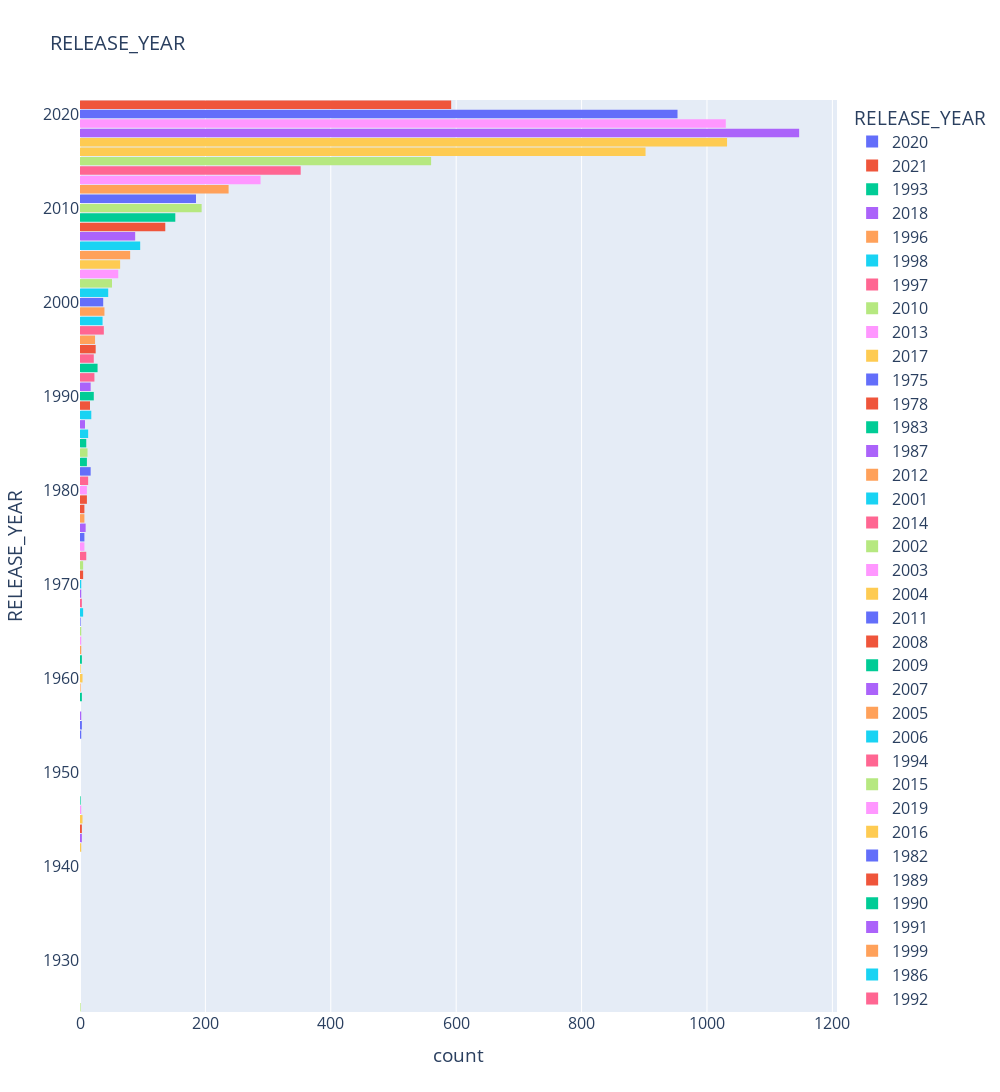

This figure's notebook cell:
### Markdown cell above
### <span style="color:#FF0000"><b>8. Netflix Content Release Year Distribution:</b></span>

### Code cell
import plotly.express as px

# Filter out years 1930 and 1940
filtered_data = netflix_data[~netflix_data['RELEASE_YEAR'].isin([1930, 1940])]

# Create histogram
fig = px.histogram(
    filtered_data,
    y="RELEASE_YEAR",
    title="RELEASE_YEAR",
    color="RELEASE_YEAR"
)

fig.update_layout(
    bargap=0.1,
    height=2000,
    width=1000,
    title_font=dict(size=20),
    font=dict(size=16)
)

# Export to standalone HTML
fig.write_html("netflix_release_year_histogram.html", include_plotlyjs='cdn', full_html=True)

# Optional: display in notebook as well
fig.show()

### Figure 1 — Plotly figure (JSON) as saved in the notebook; plotly's stock layout.template omitted (floating-point values rounded to 4 significant figures; data arrays with more than 128 entries replaced by an {"elided": "..."} marker saying what was removed)
{"data": [{"alignmentgroup": "True", "bingroup": "y", "hovertemplate": "RELEASE_YEAR=%{y}<br>count=%{x}<extra></extra>", "legendgroup": "2020", "marker": {"color": "#636efa", "pattern": {"shape": ""}}, "name": "2020", "offsetgroup": "2020", "orientation": "h", "showlegend": true, "type": "histogram", "xaxis": "x", "y": {"elided": "953 int values"}, "yaxis": "y"}, {"alignmentgroup": "True", "bingroup": "y", "hovertemplate": "RELEASE_YEAR=%{y}<br>count=%{x}<extra></extra>", "legendgroup": "2021", "marker": {"color": "#EF553B", "pattern": {"shape": ""}}, "name": "2021", "offsetgroup": "2021", "orientation": "h", "showlegend": true, "type": "histogram", "xaxis": "x", "y": {"elided": "592 int values"}, "yaxis": "y"}, {"alignmentgroup": "True", "bingroup": "y", "hovertemplate": "RELEASE_YEAR=%{y}<br>count=%{x}<extra></extra>", "legendgroup": "1993", "marker": {"color": "#00cc96", "pattern": {"shape": ""}}, "name": "1993", "offsetgroup": "1993", "orientation": "h", "showlegend": true, "type": "histogram", "xaxis": "x", "y": [1993, 1993, 1993, 1993, 1993, 1993, 1993, 1993, 1993, 1993, 1993, 1993, 1993, 1993, 1993, 1993, 1993, 1993, 1993, 1993, 1993, 1993, 1993, 1993, 1993, 1993, 1993, 1993], "yaxis": "y"}, {"alignmentgroup": "True", "bingroup": "y", "hovertemplate": "RELEASE_YEAR=%{y}<br>count=%{x}<extra></extra>", "legendgroup": "2018", "marker": {"color": "#ab63fa", "pattern": {"shape": ""}}, "name": "2018", "offsetgroup": "2018", "orientation": "h", "showlegend": true, "type": "histogram", "xaxis": "x", "y": {"elided": "1147 int values"}, "yaxis": "y"}, {"alignmentgroup": "True", "bingroup": "y", "hovertemplate": "RELEASE_YEAR=%{y}<br>count=%{x}<extra></extra>", "legendgroup": "1996", "marker": {"color": "#FFA15A", "pattern": {"shape": ""}}, "name": "1996", "offsetgroup": "1996", "orientation": "h", "showlegend": true, "type": "histogram", "xaxis": "x", "y": [1996, 1996, 1996, 1996, 1996, 1996, 1996, 1996, 1996, 1996, 1996, 1996, 1996, 1996, 1996, 1996, 1996, 1996, 1996, 1996, 1996, 1996, 1996, 1996], "yaxis": "y"}, {"alignmentgroup": "True", "bingroup": "y", "hovertemplate": "RELEASE_YEAR=%{y}<br>count=%{x}<extra></extra>", "legendgroup": "1998", "marker": {"color": "#19d3f3", "pattern": {"shape": ""}}, "name": "1998", "offsetgroup": "1998", "orientation": "h", "showlegend": true, "type": "histogram", "xaxis": "x", "y": [1998, 1998, 1998, 1998, 1998, 1998, 1998, 1998, 1998, 1998, 1998, 1998, 1998, 1998, 1998, 1998, 1998, 1998, 1998, 1998, 1998, 1998, 1998, 1998, 1998, 1998, 1998, 1998, 1998, 1998, 1998, 1998, 1998, 1998, 1998, 1998], "yaxis": "y"}, {"alignmentgroup": "True", "bingroup": "y", "hovertemplate": "RELEASE_YEAR=%{y}<br>count=%{x}<extra></extra>", "legendgroup": "1997", "marker": {"color": "#FF6692", "pattern": {"shape": ""}}, "name": "1997", "offsetgroup": "1997", "orientation": "h", "showlegend": true, "type": "histogram", "xaxis": "x", "y": [1997, 1997, 1997, 1997, 1997, 1997, 1997, 1997, 1997, 1997, 1997, 1997, 1997, 1997, 1997, 1997, 1997, 1997, 1997, 1997, 1997, 1997, 1997, 1997, 1997, 1997, 1997, 1997, 1997, 1997, 1997, 1997, 1997, 1997, 1997, 1997, 1997, 1997], "yaxis": "y"}, {"alignmentgroup": "True", "bingroup": "y", "hovertemplate": "RELEASE_YEAR=%{y}<br>count=%{x}<extra></extra>", "legendgroup": "2010", "marker": {"color": "#B6E880", "pattern": {"shape": ""}}, "name": "2010", "offsetgroup": "2010", "orientation": "h", "showlegend": true, "type": "histogram", "xaxis": "x", "y": {"elided": "194 int values"}, "yaxis": "y"}, {"alignmentgroup": "True", "bingroup": "y", "hovertemplate": "RELEASE_YEAR=%{y}<br>count=%{x}<extra></extra>", "legendgroup": "2013", "marker": {"color": "#FF97FF", "pattern": {"shape": ""}}, "name": "2013", "offsetgroup": "2013", "orientation": "h", "showlegend": true, "type": "histogram", "xaxis": "x", "y": {"elided": "288 int values"}, "yaxis": "y"}, {"alignmentgroup": "True", "bingroup": "y", "hovertemplate": "RELEASE_YEAR=%{y}<br>count=%{x}<extra></extra>", "legendgroup": "2017", "marker": {"color": "#FECB52", "pattern": {"shape": ""}}, "name": "2017", "offsetgroup": "2017", "orientation": "h", "showlegend": true, "type": "histogram", "xaxis": "x", "y": {"elided": "1032 int values"}, "yaxis": "y"}, {"alignmentgroup": "True", "bingroup": "y", "hovertemplate": "RELEASE_YEAR=%{y}<br>count=%{x}<extra></extra>", "legendgroup": "1975", "marker": {"color": "#636efa", "pattern": {"shape": ""}}, "name": "1975", "offsetgroup": "1975", "orientation": "h", "showlegend": true, "type": "histogram", "xaxis": "x", "y": [1975, 1975, 1975, 1975, 1975, 1975, 1975], "yaxis": "y"}, {"alignmentgroup": "True", "bingroup": "y", "hovertemplate": "RELEASE_YEAR=%{y}<br>count=%{x}<extra></extra>", "legendgroup": "1978", "marker": {"color": "#EF553B", "pattern": {"shape": ""}}, "name": "1978", "offsetgroup": "1978", "orientation": "h", "showlegend": true, "type": "histogram", "xaxis": "x", "y": [1978, 1978, 1978, 1978, 1978, 1978, 1978], "yaxis": "y"}, {"alignmentgroup": "True", "bingroup": "y", "hovertemplate": "RELEASE_YEAR=%{y}<br>count=%{x}<extra></extra>", "legendgroup": "1983", "marker": {"color": "#00cc96", "pattern": {"shape": ""}}, "name": "1983", "offsetgroup": "1983", "orientation": "h", "showlegend": true, "type": "histogram", "xaxis": "x", "y": [1983, 1983, 1983, 1983, 1983, 1983, 1983, 1983, 1983, 1983, 1983], "yaxis": "y"}, {"alignmentgroup": "True", "bingroup": "y", "hovertemplate": "RELEASE_YEAR=%{y}<br>count=%{x}<extra></extra>", "legendgroup": "1987", "marker": {"color": "#ab63fa", "pattern": {"shape": ""}}, "name": "1987", "offsetgroup": "1987", "orientation": "h", "showlegend": true, "type": "histogram", "xaxis": "x", "y": [1987, 1987, 1987, 1987, 1987, 1987, 1987, 1987], "yaxis": "y"}, {"alignmentgroup": "True", "bingroup": "y", "hovertemplate": "RELEASE_YEAR=%{y}<br>count=%{x}<extra></extra>", "legendgroup": "2012", "marker": {"color": "#FFA15A", "pattern": {"shape": ""}}, "name": "2012", "offsetgroup": "2012", "orientation": "h", "showlegend": true, "type": "histogram", "xaxis": "x", "y": {"elided": "237 int values"}, "yaxis": "y"}, {"alignmentgroup": "True", "bingroup": "y", "hovertemplate": "RELEASE_YEAR=%{y}<br>count=%{x}<extra></extra>", "legendgroup": "2001", "marker": {"color": "#19d3f3", "pattern": {"shape": ""}}, "name": "2001", "offsetgroup": "2001", "orientation": "h", "showlegend": true, "type": "histogram", "xaxis": "x", "y": [2001, 2001, 2001, 2001, 2001, 2001, 2001, 2001, 2001, 2001, 2001, 2001, 2001, 2001, 2001, 2001, 2001, 2001, 2001, 2001, 2001, 2001, 2001, 2001, 2001, 2001, 2001, 2001, 2001, 2001, 2001, 2001, 2001, 2001, 2001, 2001, 2001, 2001, 2001, 2001, 2001, 2001, 2001, 2001, 2001], "yaxis": "y"}, {"alignmentgroup": "True", "bingroup": "y", "hovertemplate": "RELEASE_YEAR=%{y}<br>count=%{x}<extra></extra>", "legendgroup": "2014", "marker": {"color": "#FF6692", "pattern": {"shape": ""}}, "name": "2014", "offsetgroup": "2014", "orientation": "h", "showlegend": true, "type": "histogram", "xaxis": "x", "y": {"elided": "352 int values"}, "yaxis": "y"}, {"alignmentgroup": "True", "bingroup": "y", "hovertemplate": "RELEASE_YEAR=%{y}<br>count=%{x}<extra></extra>", "legendgroup": "2002", "marker": {"color": "#B6E880", "pattern": {"shape": ""}}, "name": "2002", "offsetgroup": "2002", "orientation": "h", "showlegend": true, "type": "histogram", "xaxis": "x", "y": [2002, 2002, 2002, 2002, 2002, 2002, 2002, 2002, 2002, 2002, 2002, 2002, 2002, 2002, 2002, 2002, 2002, 2002, 2002, 2002, 2002, 2002, 2002, 2002, 2002, 2002, 2002, 2002, 2002, 2002, 2002, 2002, 2002, 2002, 2002, 2002, 2002, 2002, 2002, 2002, 2002, 2002, 2002, 2002, 2002, 2002, 2002, 2002, 2002, 2002, 2002], "yaxis": "y"}, {"alignmentgroup": "True", "bingroup": "y", "hovertemplate": "RELEASE_YEAR=%{y}<br>count=%{x}<extra></extra>", "legendgroup": "2003", "marker": {"color": "#FF97FF", "pattern": {"shape": ""}}, "name": "2003", "offsetgroup": "2003", "orientation": "h", "showlegend": true, "type": "histogram", "xaxis": "x", "y": [2003, 2003, 2003, 2003, 2003, 2003, 2003, 2003, 2003, 2003, 2003, 2003, 2003, 2003, 2003, 2003, 2003, 2003, 2003, 2003, 2003, 2003, 2003, 2003, 2003, 2003, 2003, 2003, 2003, 2003, 2003, 2003, 2003, 2003, 2003, 2003, 2003, 2003, 2003, 2003, 2003, 2003, 2003, 2003, 2003, 2003, 2003, 2003, 2003, 2003, 2003, 2003, 2003, 2003, 2003, 2003, 2003, 2003, 2003, 2003, 2003], "yaxis": "y"}, {"alignmentgroup": "True", "bingroup": "y", "hovertemplate": "RELEASE_YEAR=%{y}<br>count=%{x}<extra></extra>", "legendgroup": "2004", "marker": {"color": "#FECB52", "pattern": {"shape": ""}}, "name": "2004", "offsetgroup": "2004", "orientation": "h", "showlegend": true, "type": "histogram", "xaxis": "x", "y": [2004, 2004, 2004, 2004, 2004, 2004, 2004, 2004, 2004, 2004, 2004, 2004, 2004, 2004, 2004, 2004, 2004, 2004, 2004, 2004, 2004, 2004, 2004, 2004, 2004, 2004, 2004, 2004, 2004, 2004, 2004, 2004, 2004, 2004, 2004, 2004, 2004, 2004, 2004, 2004, 2004, 2004, 2004, 2004, 2004, 2004, 2004, 2004, 2004, 2004, 2004, 2004, 2004, 2004, 2004, 2004, 2004, 2004, 2004, 2004, 2004, 2004, 2004, 2004], "yaxis": "y"}, {"alignmentgroup": "True", "bingroup": "y", "hovertemplate": "RELEASE_YEAR=%{y}<br>count=%{x}<extra></extra>", "legendgroup": "2011", "marker": {"color": "#636efa", "pattern": {"shape": ""}}, "name": "2011", "offsetgroup": "2011", "orientation": "h", "showlegend": true, "type": "histogram", "xaxis": "x", "y": {"elided": "185 int values"}, "yaxis": "y"}, {"alignmentgroup": "True", "bingroup": "y", "hovertemplate": "RELEASE_YEAR=%{y}<br>count=%{x}<extra></extra>", "legendgroup": "2008", "marker": {"color": "#EF553B", "pattern": {"shape": ""}}, "name": "2008", "offsetgroup": "2008", "orientation": "h", "showlegend": true, "type": "histogram", "xaxis": "x", "y": {"elided": "136 int values"}, "yaxis": "y"}, {"alignmentgroup": "True", "bingroup": "y", "hovertemplate": "RELEASE_YEAR=%{y}<br>count=%{x}<extra></extra>", "legendgroup": "2009", "marker": {"color": "#00cc96", "pattern": {"shape": ""}}, "name": "2009", "offsetgroup": "2009", "orientation": "h", "showlegend": true, "type": "histogram", "xaxis": "x", "y": {"elided": "152 int values"}, "yaxis": "y"}, {"alignmentgroup": "True", "bingroup": "y", "hovertemplate": "RELEASE_YEAR=%{y}<br>count=%{x}<extra></extra>", "legendgroup": "2007", "marker": {"color": "#ab63fa", "pattern": {"shape": ""}}, "name": "2007", "offsetgroup": "2007", "orientation": "h", "showlegend": true, "type": "histogram", "xaxis": "x", "y": [2007, 2007, 2007, 2007, 2007, 2007, 2007, 2007, 2007, 2007, 2007, 2007, 2007, 2007, 2007, 2007, 2007, 2007, 2007, 2007, 2007, 2007, 2007, 2007, 2007, 2007, 2007, 2007, 2007, 2007, 2007, 2007, 2007, 2007, 2007, 2007, 2007, 2007, 2007, 2007, 2007, 2007, 2007, 2007, 2007, 2007, 2007, 2007, 2007, 2007, 2007, 2007, 2007, 2007, 2007, 2007, 2007, 2007, 2007, 2007, 2007, 2007, 2007, 2007, 2007, 2007, 2007, 2007, 2007, 2007, 2007, 2007, 2007, 2007, 2007, 2007, 2007, 2007, 2007, 2007, 2007, 2007, 2007, 2007, 2007, 2007, 2007, 2007], "yaxis": "y"}, {"alignmentgroup": "True", "bingroup": "y", "hovertemplate": "RELEASE_YEAR=%{y}<br>count=%{x}<extra></extra>", "legendgroup": "2005", "marker": {"color": "#FFA15A", "pattern": {"shape": ""}}, "name": "2005", "offsetgroup": "2005", "orientation": "h", "showlegend": true, "type": "histogram", "xaxis": "x", "y": [2005, 2005, 2005, 2005, 2005, 2005, 2005, 2005, 2005, 2005, 2005, 2005, 2005, 2005, 2005, 2005, 2005, 2005, 2005, 2005, 2005, 2005, 2005, 2005, 2005, 2005, 2005, 2005, 2005, 2005, 2005, 2005, 2005, 2005, 2005, 2005, 2005, 2005, 2005, 2005, 2005, 2005, 2005, 2005, 2005, 2005, 2005, 2005, 2005, 2005, 2005, 2005, 2005, 2005, 2005, 2005, 2005, 2005, 2005, 2005, 2005, 2005, 2005, 2005, 2005, 2005, 2005, 2005, 2005, 2005, 2005, 2005, 2005, 2005, 2005, 2005, 2005, 2005, 2005, 2005], "yaxis": "y"}, {"alignmentgroup": "True", "bingroup": "y", "hovertemplate": "RELEASE_YEAR=%{y}<br>count=%{x}<extra></extra>", "legendgroup": "2006", "marker": {"color": "#19d3f3", "pattern": {"shape": ""}}, "name": "2006", "offsetgroup": "2006", "orientation": "h", "showlegend": true, "type": "histogram", "xaxis": "x", "y": [2006, 2006, 2006, 2006, 2006, 2006, 2006, 2006, 2006, 2006, 2006, 2006, 2006, 2006, 2006, 2006, 2006, 2006, 2006, 2006, 2006, 2006, 2006, 2006, 2006, 2006, 2006, 2006, 2006, 2006, 2006, 2006, 2006, 2006, 2006, 2006, 2006, 2006, 2006, 2006, 2006, 2006, 2006, 2006, 2006, 2006, 2006, 2006, 2006, 2006, 2006, 2006, 2006, 2006, 2006, 2006, 2006, 2006, 2006, 2006, 2006, 2006, 2006, 2006, 2006, 2006, 2006, 2006, 2006, 2006, 2006, 2006, 2006, 2006, 2006, 2006, 2006, 2006, 2006, 2006, 2006, 2006, 2006, 2006, 2006, 2006, 2006, 2006, 2006, 2006, 2006, 2006, 2006, 2006, 2006, 2006], "yaxis": "y"}, {"alignmentgroup": "True", "bingroup": "y", "hovertemplate": "RELEASE_YEAR=%{y}<br>count=%{x}<extra></extra>", "legendgroup": "1994", "marker": {"color": "#FF6692", "pattern": {"shape": ""}}, "name": "1994", "offsetgroup": "1994", "orientation": "h", "showlegend": true, "type": "histogram", "xaxis": "x", "y": [1994, 1994, 1994, 1994, 1994, 1994, 1994, 1994, 1994, 1994, 1994, 1994, 1994, 1994, 1994, 1994, 1994, 1994, 1994, 1994, 1994, 1994], "yaxis": "y"}, {"alignmentgroup": "True", "bingroup": "y", "hovertemplate": "RELEASE_YEAR=%{y}<br>count=%{x}<extra></extra>", "legendgroup": "2015", "marker": {"color": "#B6E880", "pattern": {"shape": ""}}, "name": "2015", "offsetgroup": "2015", "orientation": "h", "showlegend": true, "type": "histogram", "xaxis": "x", "y": {"elided": "560 int values"}, "yaxis": "y"}, {"alignmentgroup": "True", "bingroup": "y", "hovertemplate": "RELEASE_YEAR=%{y}<br>count=%{x}<extra></extra>", "legendgroup": "2019", "marker": {"color": "#FF97FF", "pattern": {"shape": ""}}, "name": "2019", "offsetgroup": "2019", "orientation": "h", "showlegend": true, "type": "histogram", "xaxis": "x", "y": {"elided": "1030 int values"}, "yaxis": "y"}, {"alignmentgroup": "True", "bingroup": "y", "hovertemplate": "RELEASE_YEAR=%{y}<br>count=%{x}<extra></extra>", "legendgroup": "2016", "marker": {"color": "#FECB52", "pattern": {"shape": ""}}, "name": "2016", "offsetgroup": "2016", "orientation": "h", "showlegend": true, "type": "histogram", "xaxis": "x", "y": {"elided": "902 int values"}, "yaxis": "y"}, {"alignmentgroup": "True", "bingroup": "y", "hovertemplate": "RELEASE_YEAR=%{y}<br>count=%{x}<extra></extra>", "legendgroup": "1982", "marker": {"color": "#636efa", "pattern": {"shape": ""}}, "name": "1982", "offsetgroup": "1982", "orientation": "h", "showlegend": true, "type": "histogram", "xaxis": "x", "y": [1982, 1982, 1982, 1982, 1982, 1982, 1982, 1982, 1982, 1982, 1982, 1982, 1982, 1982, 1982, 1982, 1982], "yaxis": "y"}, {"alignmentgroup": "True", "bingroup": "y", "hovertemplate": "RELEASE_YEAR=%{y}<br>count=%{x}<extra></extra>", "legendgroup": "1989", "marker": {"color": "#EF553B", "pattern": {"shape": ""}}, "name": "1989", "offsetgroup": "1989", "orientation": "h", "showlegend": true, "type": "histogram", "xaxis": "x", "y": [1989, 1989, 1989, 1989, 1989, 1989, 1989, 1989, 1989, 1989, 1989, 1989, 1989, 1989, 1989, 1989], "yaxis": "y"}, {"alignmentgroup": "True", "bingroup": "y", "hovertemplate": "RELEASE_YEAR=%{y}<br>count=%{x}<extra></extra>", "legendgroup": "1990", "marker": {"color": "#00cc96", "pattern": {"shape": ""}}, "name": "1990", "offsetgroup": "1990", "orientation": "h", "showlegend": true, "type": "histogram", "xaxis": "x", "y": [1990, 1990, 1990, 1990, 1990, 1990, 1990, 1990, 1990, 1990, 1990, 1990, 1990, 1990, 1990, 1990, 1990, 1990, 1990, 1990, 1990, 1990], "yaxis": "y"}, {"alignmentgroup": "True", "bingroup": "y", "hovertemplate": "RELEASE_YEAR=%{y}<br>count=%{x}<extra></extra>", "legendgroup": "1991", "marker": {"color": "#ab63fa", "pattern": {"shape": ""}}, "name": "1991", "offsetgroup": "1991", "orientation": "h", "showlegend": true, "type": "histogram", "xaxis": "x", "y": [1991, 1991, 1991, 1991, 1991, 1991, 1991, 1991, 1991, 1991, 1991, 1991, 1991, 1991, 1991, 1991, 1991], "yaxis": "y"}, {"alignmentgroup": "True", "bingroup": "y", "hovertemplate": "RELEASE_YEAR=%{y}<br>count=%{x}<extra></extra>", "legendgroup": "1999", "marker": {"color": "#FFA15A", "pattern": {"shape": ""}}, "name": "1999", "offsetgroup": "1999", "orientation": "h", "showlegend": true, "type": "histogram", "xaxis": "x", "y": [1999, 1999, 1999, 1999, 1999, 1999, 1999, 1999, 1999, 1999, 1999, 1999, 1999, 1999, 1999, 1999, 1999, 1999, 1999, 1999, 1999, 1999, 1999, 1999, 1999, 1999, 1999, 1999, 1999, 1999, 1999, 1999, 1999, 1999, 1999, 1999, 1999, 1999, 1999], "yaxis": "y"}, {"alignmentgroup": "True", "bingroup": "y", "hovertemplate": "RELEASE_YEAR=%{y}<br>count=%{x}<extra></extra>", "legendgroup": "1986", "marker": {"color": "#19d3f3", "pattern": {"shape": ""}}, "name": "1986", "offsetgroup": "1986", "orientation": "h", "showlegend": true, "type": "histogram", "xaxis": "x", "y": [1986, 1986, 1986, 1986, 1986, 1986, 1986, 1986, 1986, 1986, 1986, 1986, 1986], "yaxis": "y"}, {"alignmentgroup": "True", "bingroup": "y", "hovertemplate": "RELEASE_YEAR=%{y}<br>count=%{x}<extra></extra>", "legendgroup": "1992", "marker": {"color": "#FF6692", "pattern": {"shape": ""}}, "name": "1992", "offsetgroup": "1992", "orientation": "h", "showlegend": true, "type": "histogram", "xaxis": "x", "y": [1992, 1992, 1992, 1992, 1992, 1992, 1992, 1992, 1992, 1992, 1992, 1992, 1992, 1992, 1992, 1992, 1992, 1992, 1992, 1992, 1992, 1992, 1992], "yaxis": "y"}, {"alignmentgroup": "True", "bingroup": "y", "hovertemplate": "RELEASE_YEAR=%{y}<br>count=%{x}<extra></extra>", "legendgroup": "1984", "marker": {"color": "#B6E880", "pattern": {"shape": ""}}, "name": "1984", "offsetgroup": "1984", "orientation": "h", "showlegend": true, "type": "histogram", "xaxis": "x", "y": [1984, 1984, 1984, 1984, 1984, 1984, 1984, 1984, 1984, 1984, 1984, 1984], "yaxis": "y"}, {"alignmentgroup": "True", "bingroup": "y", "hovertemplate": "RELEASE_YEAR=%{y}<br>count=%{x}<extra></extra>", "legendgroup": "1980", "marker": {"color": "#FF97FF", "pattern": {"shape": ""}}, "name": "1980", "offsetgroup": "1980", "orientation": "h", "showlegend": true, "type": "histogram", "xaxis": "x", "y": [1980, 1980, 1980, 1980, 1980, 1980, 1980, 1980, 1980, 1980, 1980], "yaxis": "y"}, {"alignmentgroup": "True", "bingroup": "y", "hovertemplate": "RELEASE_YEAR=%{y}<br>count=%{x}<extra></extra>", "legendgroup": "1961", "marker": {"color": "#FECB52", "pattern": {"shape": ""}}, "name": "1961", "offsetgroup": "1961", "orientation": "h", "showlegend": true, "type": "histogram", "xaxis": "x", "y": [1961], "yaxis": "y"}, {"alignmentgroup": "True", "bingroup": "y", "hovertemplate": "RELEASE_YEAR=%{y}<br>count=%{x}<extra></extra>", "legendgroup": "2000", "marker": {"color": "#636efa", "pattern": {"shape": ""}}, "name": "2000", "offsetgroup": "2000", "orientation": "h", "showlegend": true, "type": "histogram", "xaxis": "x", "y": [2000, 2000, 2000, 2000, 2000, 2000, 2000, 2000, 2000, 2000, 2000, 2000, 2000, 2000, 2000, 2000, 2000, 2000, 2000, 2000, 2000, 2000, 2000, 2000, 2000, 2000, 2000, 2000, 2000, 2000, 2000, 2000, 2000, 2000, 2000, 2000, 2000], "yaxis": "y"}, {"alignmentgroup": "True", "bingroup": "y", "hovertemplate": "RELEASE_YEAR=%{y}<br>count=%{x}<extra></extra>", "legendgroup": "1995", "marker": {"color": "#EF553B", "pattern": {"shape": ""}}, "name": "1995", "offsetgroup": "1995", "orientation": "h", "showlegend": true, "type": "histogram", "xaxis": "x", "y": [1995, 1995, 1995, 1995, 1995, 1995, 1995, 1995, 1995, 1995, 1995, 1995, 1995, 1995, 1995, 1995, 1995, 1995, 1995, 1995, 1995, 1995, 1995, 1995, 1995], "yaxis": "y"}, {"alignmentgroup": "True", "bingroup": "y", "hovertemplate": "RELEASE_YEAR=%{y}<br>count=%{x}<extra></extra>", "legendgroup": "1985", "marker": {"color": "#00cc96", "pattern": {"shape": ""}}, "name": "1985", "offsetgroup": "1985", "orientation": "h", "showlegend": true, "type": "histogram", "xaxis": "x", "y": [1985, 1985, 1985, 1985, 1985, 1985, 1985, 1985, 1985, 1985], "yaxis": "y"}, {"alignmentgroup": "True", "bingroup": "y", "hovertemplate": "RELEASE_YEAR=%{y}<br>count=%{x}<extra></extra>", "legendgroup": "1976", "marker": {"color": "#ab63fa", "pattern": {"shape": ""}}, "name": "1976", "offsetgroup": "1976", "orientation": "h", "showlegend": true, "type": "histogram", "xaxis": "x", "y": [1976, 1976, 1976, 1976, 1976, 1976, 1976, 1976, 1976], "yaxis": "y"}, {"alignmentgroup": "True", "bingroup": "y", "hovertemplate": "RELEASE_YEAR=%{y}<br>count=%{x}<extra></extra>", "legendgroup": "1959", "marker": {"color": "#FFA15A", "pattern": {"shape": ""}}, "name": "1959", "offsetgroup": "1959", "orientation": "h", "showlegend": true, "type": "histogram", "xaxis": "x", "y": [1959], "yaxis": "y"}, {"alignmentgroup": "True", "bingroup": "y", "hovertemplate": "RELEASE_YEAR=%{y}<br>count=%{x}<extra></extra>", "legendgroup": "1988", "marker": {"color": "#19d3f3", "pattern": {"shape": ""}}, "name": "1988", "offsetgroup": "1988", "orientation": "h", "showlegend": true, "type": "histogram", "xaxis": "x", "y": [1988, 1988, 1988, 1988, 1988, 1988, 1988, 1988, 1988, 1988, 1988, 1988, 1988, 1988, 1988, 1988, 1988, 1988], "yaxis": "y"}, {"alignmentgroup": "True", "bingroup": "y", "hovertemplate": "RELEASE_YEAR=%{y}<br>count=%{x}<extra></extra>", "legendgroup": "1981", "marker": {"color": "#FF6692", "pattern": {"shape": ""}}, "name": "1981", "offsetgroup": "1981", "orientation": "h", "showlegend": true, "type": "histogram", "xaxis": "x", "y": [1981, 1981, 1981, 1981, 1981, 1981, 1981, 1981, 1981, 1981, 1981, 1981, 1981], "yaxis": "y"}, {"alignmentgroup": "True", "bingroup": "y", "hovertemplate": "RELEASE_YEAR=%{y}<br>count=%{x}<extra></extra>", "legendgroup": "1972", "marker": {"color": "#B6E880", "pattern": {"shape": ""}}, "name": "1972", "offsetgroup": "1972", "orientation": "h", "showlegend": true, "type": "histogram", "xaxis": "x", "y": [1972, 1972, 1972, 1972, 1972], "yaxis": "y"}, {"alignmentgroup": "True", "bingroup": "y", "hovertemplate": "RELEASE_YEAR=%{y}<br>count=%{x}<extra></extra>", "legendgroup": "1964", "marker": {"color": "#FF97FF", "pattern": {"shape": ""}}, "name": "1964", "offsetgroup": "1964", "orientation": "h", "showlegend": true, "type": "histogram", "xaxis": "x", "y": [1964, 1964], "yaxis": "y"}, {"alignmentgroup": "True", "bingroup": "y", "hovertemplate": "RELEASE_YEAR=%{y}<br>count=%{x}<extra></extra>", "legendgroup": "1945", "marker": {"color": "#FECB52", "pattern": {"shape": ""}}, "name": "1945", "offsetgroup": "1945", "orientation": "h", "showlegend": true, "type": "histogram", "xaxis": "x", "y": [1945, 1945, 1945, 1945], "yaxis": "y"}, {"alignmentgroup": "True", "bingroup": "y", "hovertemplate": "RELEASE_YEAR=%{y}<br>count=%{x}<extra></extra>", "legendgroup": "1954", "marker": {"color": "#636efa", "pattern": {"shape": ""}}, "name": "1954", "offsetgroup": "1954", "orientation": "h", "showlegend": true, "type": "histogram", "xaxis": "x", "y": [1954, 1954], "yaxis": "y"}, {"alignmentgroup": "True", "bingroup": "y", "hovertemplate": "RELEASE_YEAR=%{y}<br>count=%{x}<extra></extra>", "legendgroup": "1979", "marker": {"color": "#EF553B", "pattern": {"shape": ""}}, "name": "1979", "offsetgroup": "1979", "orientation": "h", "showlegend": true, "type": "histogram", "xaxis": "x", "y": [1979, 1979, 1979, 1979, 1979, 1979, 1979, 1979, 1979, 1979, 1979], "yaxis": "y"}, {"alignmentgroup": "True", "bingroup": "y", "hovertemplate": "RELEASE_YEAR=%{y}<br>count=%{x}<extra></extra>", "legendgroup": "1958", "marker": {"color": "#00cc96", "pattern": {"shape": ""}}, "name": "1958", "offsetgroup": "1958", "orientation": "h", "showlegend": true, "type": "histogram", "xaxis": "x", "y": [1958, 1958, 1958], "yaxis": "y"}, {"alignmentgroup": "True", "bingroup": "y", "hovertemplate": "RELEASE_YEAR=%{y}<br>count=%{x}<extra></extra>", "legendgroup": "1956", "marker": {"color": "#ab63fa", "pattern": {"shape": ""}}, "name": "1956", "offsetgroup": "1956", "orientation": "h", "showlegend": true, "type": "histogram", "xaxis": "x", "y": [1956, 1956], "yaxis": "y"}, {"alignmentgroup": "True", "bingroup": "y", "hovertemplate": "RELEASE_YEAR=%{y}<br>count=%{x}<extra></extra>", "legendgroup": "1963", "marker": {"color": "#FFA15A", "pattern": {"shape": ""}}, "name": "1963", "offsetgroup": "1963", "orientation": "h", "showlegend": true, "type": "histogram", "xaxis": "x", "y": [1963, 1963], "yaxis": "y"}, {"alignmentgroup": "True", "bingroup": "y", "hovertemplate": "RELEASE_YEAR=%{y}<br>count=%{x}<extra></extra>", "legendgroup": "1970", "marker": {"color": "#19d3f3", "pattern": {"shape": ""}}, "name": "1970", "offsetgroup": "1970", "orientation": "h", "showlegend": true, "type": "histogram", "xaxis": "x", "y": [1970, 1970], "yaxis": "y"}, {"alignmentgroup": "True", "bingroup": "y", "hovertemplate": "RELEASE_YEAR=%{y}<br>count=%{x}<extra></extra>", "legendgroup": "1973", "marker": {"color": "#FF6692", "pattern": {"shape": ""}}, "name": "1973", "offsetgroup": "1973", "orientation": "h", "showlegend": true, "type": "histogram", "xaxis": "x", "y": [1973, 1973, 1973, 1973, 1973, 1973, 1973, 1973, 1973, 1973], "yaxis": "y"}, {"alignmentgroup": "True", "bingroup": "y", "hovertemplate": "RELEASE_YEAR=%{y}<br>count=%{x}<extra></extra>", "legendgroup": "1925", "marker": {"color": "#B6E880", "pattern": {"shape": ""}}, "name": "1925", "offsetgroup": "1925", "orientation": "h", "showlegend": true, "type": "histogram", "xaxis": "x", "y": [1925], "yaxis": "y"}, {"alignmentgroup": "True", "bingroup": "y", "hovertemplate": "RELEASE_YEAR=%{y}<br>count=%{x}<extra></extra>", "legendgroup": "1974", "marker": {"color": "#FF97FF", "pattern": {"shape": ""}}, "name": "1974", "offsetgroup": "1974", "orientation": "h", "showlegend": true, "type": "histogram", "xaxis": "x", "y": [1974, 1974, 1974, 1974, 1974, 1974, 1974], "yaxis": "y"}, {"alignmentgroup": "True", "bingroup": "y", "hovertemplate": "RELEASE_YEAR=%{y}<br>count=%{x}<extra></extra>", "legendgroup": "1960", "marker": {"color": "#FECB52", "pattern": {"shape": ""}}, "name": "1960", "offsetgroup": "1960", "orientation": "h", "showlegend": true, "type": "histogram", "xaxis": "x", "y": [1960, 1960, 1960, 1960], "yaxis": "y"}, {"alignmentgroup": "True", "bingroup": "y", "hovertemplate": "RELEASE_YEAR=%{y}<br>count=%{x}<extra></extra>", "legendgroup": "1966", "marker": {"color": "#636efa", "pattern": {"shape": ""}}, "name": "1966", "offsetgroup": "1966", "orientation": "h", "showlegend": true, "type": "histogram", "xaxis": "x", "y": [1966], "yaxis": "y"}, {"alignmentgroup": "True", "bingroup": "y", "hovertemplate": "RELEASE_YEAR=%{y}<br>count=%{x}<extra></extra>", "legendgroup": "1971", "marker": {"color": "#EF553B", "pattern": {"shape": ""}}, "name": "1971", "offsetgroup": "1971", "orientation": "h", "showlegend": true, "type": "histogram", "xaxis": "x", "y": [1971, 1971, 1971, 1971, 1971], "yaxis": "y"}, {"alignmentgroup": "True", "bingroup": "y", "hovertemplate": "RELEASE_YEAR=%{y}<br>count=%{x}<extra></extra>", "legendgroup": "1962", "marker": {"color": "#00cc96", "pattern": {"shape": ""}}, "name": "1962", "offsetgroup": "1962", "orientation": "h", "showlegend": true, "type": "histogram", "xaxis": "x", "y": [1962, 1962, 1962], "yaxis": "y"}, {"alignmentgroup": "True", "bingroup": "y", "hovertemplate": "RELEASE_YEAR=%{y}<br>count=%{x}<extra></extra>", "legendgroup": "1969", "marker": {"color": "#ab63fa", "pattern": {"shape": ""}}, "name": "1969", "offsetgroup": "1969", "orientation": "h", "showlegend": true, "type": "histogram", "xaxis": "x", "y": [1969, 1969], "yaxis": "y"}, {"alignmentgroup": "True", "bingroup": "y", "hovertemplate": "RELEASE_YEAR=%{y}<br>count=%{x}<extra></extra>", "legendgroup": "1977", "marker": {"color": "#FFA15A", "pattern": {"shape": ""}}, "name": "1977", "offsetgroup": "1977", "orientation": "h", "showlegend": true, "type": "histogram", "xaxis": "x", "y": [1977, 1977, 1977, 1977, 1977, 1977, 1977], "yaxis": "y"}, {"alignmentgroup": "True", "bingroup": "y", "hovertemplate": "RELEASE_YEAR=%{y}<br>count=%{x}<extra></extra>", "legendgroup": "1967", "marker": {"color": "#19d3f3", "pattern": {"shape": ""}}, "name": "1967", "offsetgroup": "1967", "orientation": "h", "showlegend": true, "type": "histogram", "xaxis": "x", "y": [1967, 1967, 1967, 1967, 1967], "yaxis": "y"}, {"alignmentgroup": "True", "bingroup": "y", "hovertemplate": "RELEASE_YEAR=%{y}<br>count=%{x}<extra></extra>", "legendgroup": "1968", "marker": {"color": "#FF6692", "pattern": {"shape": ""}}, "name": "1968", "offsetgroup": "1968", "orientation": "h", "showlegend": true, "type": "histogram", "xaxis": "x", "y": [1968, 1968, 1968], "yaxis": "y"}, {"alignmentgroup": "True", "bingroup": "y", "hovertemplate": "RELEASE_YEAR=%{y}<br>count=%{x}<extra></extra>", "legendgroup": "1965", "marker": {"color": "#B6E880", "pattern": {"shape": ""}}, "name": "1965", "offsetgroup": "1965", "orientation": "h", "showlegend": true, "type": "histogram", "xaxis": "x", "y": [1965, 1965], "yaxis": "y"}, {"alignmentgroup": "True", "bingroup": "y", "hovertemplate": "RELEASE_YEAR=%{y}<br>count=%{x}<extra></extra>", "legendgroup": "1946", "marker": {"color": "#FF97FF", "pattern": {"shape": ""}}, "name": "1946", "offsetgroup": "1946", "orientation": "h", "showlegend": true, "type": "histogram", "xaxis": "x", "y": [1946, 1946], "yaxis": "y"}, {"alignmentgroup": "True", "bingroup": "y", "hovertemplate": "RELEASE_YEAR=%{y}<br>count=%{x}<extra></extra>", "legendgroup": "1942", "marker": {"color": "#FECB52", "pattern": {"shape": ""}}, "name": "1942", "offsetgroup": "1942", "orientation": "h", "showlegend": true, "type": "histogram", "xaxis": "x", "y": [1942, 1942], "yaxis": "y"}, {"alignmentgroup": "True", "bingroup": "y", "hovertemplate": "RELEASE_YEAR=%{y}<br>count=%{x}<extra></extra>", "legendgroup": "1955", "marker": {"color": "#636efa", "pattern": {"shape": ""}}, "name": "1955", "offsetgroup": "1955", "orientation": "h", "showlegend": true, "type": "histogram", "xaxis": "x", "y": [1955, 1955, 1955], "yaxis": "y"}, {"alignmentgroup": "True", "bingroup": "y", "hovertemplate": "RELEASE_YEAR=%{y}<br>count=%{x}<extra></extra>", "legendgroup": "1944", "marker": {"color": "#EF553B", "pattern": {"shape": ""}}, "name": "1944", "offsetgroup": "1944", "orientation": "h", "showlegend": true, "type": "histogram", "xaxis": "x", "y": [1944, 1944, 1944], "yaxis": "y"}, {"alignmentgroup": "True", "bingroup": "y", "hovertemplate": "RELEASE_YEAR=%{y}<br>count=%{x}<extra></extra>", "legendgroup": "1947", "marker": {"color": "#00cc96", "pattern": {"shape": ""}}, "name": "1947", "offsetgroup": "1947", "orientation": "h", "showlegend": true, "type": "histogram", "xaxis": "x", "y": [1947], "yaxis": "y"}, {"alignmentgroup": "True", "bingroup": "y", "hovertemplate": "RELEASE_YEAR=%{y}<br>count=%{x}<extra></extra>", "legendgroup": "1943", "marker": {"color": "#ab63fa", "pattern": {"shape": ""}}, "name": "1943", "offsetgroup": "1943", "orientation": "h", "showlegend": true, "type": "histogram", "xaxis": "x", "y": [1943, 1943, 1943], "yaxis": "y"}], "layout": {"bargap": 0.1, "barmode": "relative", "font": {"size": 16}, "height": 2000, "legend": {"title": {"text": "RELEASE_YEAR"}, "tracegroupgap": 0}, "title": {"font": {"size": 20}, "text": "RELEASE_YEAR"}, "width": 1000, "xaxis": {"anchor": "y", "domain": [0, 1], "title": {"text": "count"}}, "yaxis": {"anchor": "x", "categoryarray": [1943, 1947, 1944, 1955, 1942, 1946, 1965, 1968, 1967, 1977, 1969, 1962, 1971, 1966, 1960, 1974, 1925, 1973, 1970, 1963, 1956, 1958, 1979, 1954, 1945, 1964, 1972, 1981, 1988, 1959, 1976, 1985, 1995, 2000, 1961, 1980, 1984, 1992, 1986, 1999, 1991, 1990, 1989, 1982, 2016, 2019, 2015, 1994, 2006, 2005, 2007, 2009, 2008, 2011, 2004, 2003, 2002, 2014, 2001, 2012, 1987, 1983, 1978, 1975, 2017, 2013, 2010, 1997, 1998, 1996, 2018, 1993, 2021, 2020], "categoryorder": "array", "domain": [0, 1], "title": {"text": "RELEASE_YEAR"}}}}
